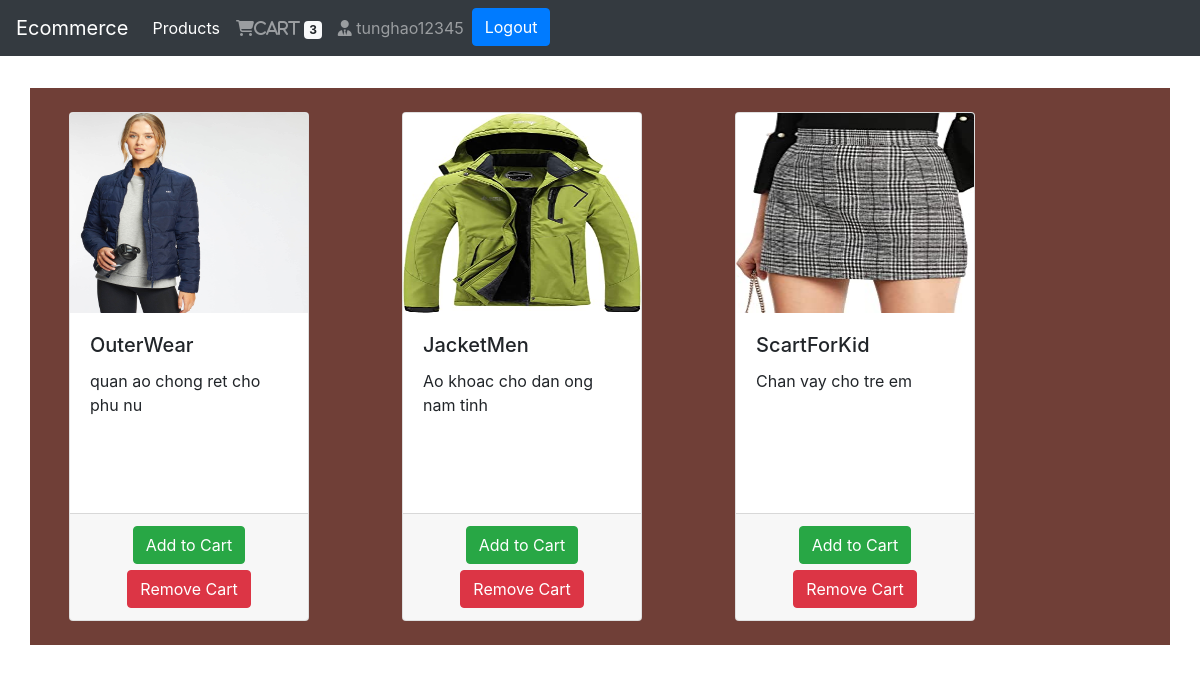
The app's page / (signed in) with its own data.
### products/models.py (models this page shows, shortened)
class Product(models.Model):
	mainimage = models.ImageField(upload_to='images/products/', blank=True)
	name = models.CharField(max_length=300)
	slug = AutoSlugField(populate_from='name')
	category = models.ForeignKey(Category, on_delete=models.CASCADE)
	preview_text = models.TextField(max_length=200, verbose_name='Preview Text')
	detail_text = models.TextField(max_length=200, verbose_name='Detail Text')
	price = models.FloatField()

### products/views.py (the view)
# urls.py: 2. Add a URL to urlpatterns:  path('', Home.as_view(), name='home')
class Home(ListView):
	model = Product
	template_name = 'products/home.html'

### cart/templatetags/cart_tag.py (called while the page is built)
@register.filter(name="cart")
def cart_total(user):
	cart = Cart.objects.filter(user=user)
	if cart.exists():
		return cart.count()
	else:
		return 0

### products/templates/products/home.html
{% extends "./base.html" %}
{% load static %}
{% block content %}
     <div class="container" style="background-color: #703F37">
         <div class="row">
            {% for product in object_list %}
            <div class="col-md-4 col-sm-12 col-lg-3 m-4 mb-3">
               <div class="card" style="width: 15rem;">
                  <img src="static/{{ product.mainimage }}" width="100%" height="200px" class="card-img-top" alt="{{ product.name }}">
                  <div class="card-body" style="height: 200px">
                     <h5 class="card-title"> {{ product.name }}</h5>
                     <p class="card-text">{{ product.preview_text }}</p>
                  </div>
                  <div class='card-footer text-center'>
					  <a href="cart/{{ product.slug }}" class="btn btn-success">Add to Cart</a>
					  <a href="remove/{{ product.slug }}" class="btn btn-danger">Remove Cart</a>
                  </div>
               </div>
            </div>
            {% endfor %}
         </div>
      </div>
{% endblock content %}

### products/templates/products/navbar.html (shortened to what this page needs)
{% load cart_tag %}
<nav class="navbar navbar-expand-lg navbar-dark bg-dark">
   <a class="navbar-brand" href="#">Ecommerce</a>
   <div class="collapse navbar-collapse" id="navbarSupportedContent">
      <ul class="navbar-nav mr-auto">
         <li class="nav-item active">
			 <a class="nav-link" href="{% url 'mainapp:home' %}">Products<span class="sr-only">(current)</span></a>
         </li>
	 {% if request.user.is_authenticated %}
	 <li class="nav-item">
		 <a class="nav-link" href="{% url 'mainapp:cart-home' %}" >
			 <i class="fa fa-shopping-cart">Cart</i>
			 <span class="badge badge-light">{{ request.user | cart }}</span>
		 </a>
	 </li>
	 <li class="nav-item">
		 <a class="nav-link" href="/accounts" >
			 <i class="fa fa-user-tie"></i> {{ request.user.username }}
		 </a>
	 </li>
	 <li class="nav-item float-right">
		 <a class="btn btn-primary" href="/accounts/logout/">Logout</a>
	 </li>
	 {% else %}
	 <li class ="nav-item">
		 <a class="btn btn-primary" href="/accounts/login/">Login / Register</a>
	 </li>
	 {% endif %}
      </ul>
   </div>
</nav>

### static/css/main.css (style rules this page uses)
.container { margin-top: 2rem; }
a.btn.btn-danger { margin-top: 0.4rem; }

### records on screen
Product: mainimage (picture), name "OuterWear", preview_text "quan ao chong ret cho phu nu"
Product: mainimage (picture), name "JacketMen", preview_text "Ao khoac cho dan ong nam tinh"
Product: mainimage (picture), name "ScartForKid", preview_text "Chan vay cho tre em"

### other values on screen
{{ request.user | cart }} "3"
{{ request.user.username }} "tunghao12345"
